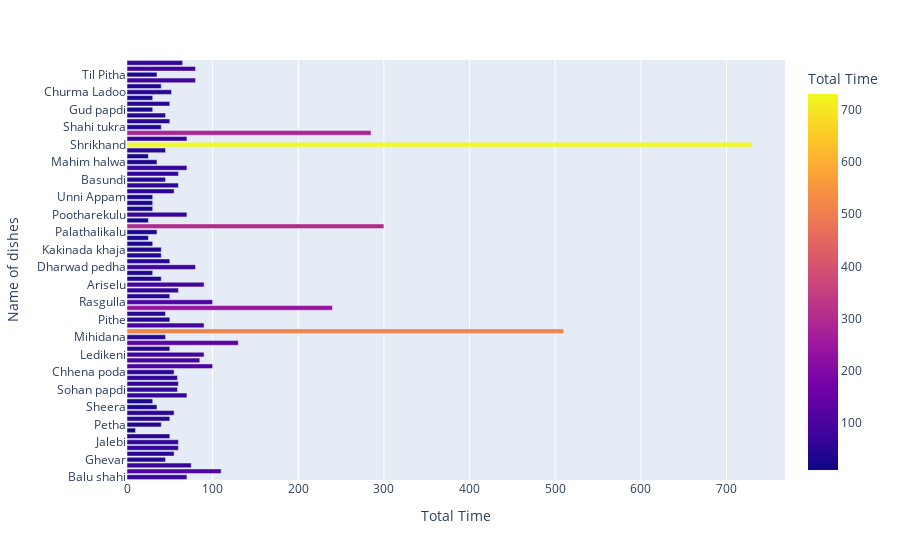

The code cell stored with this chart in its notebook:
### Markdown cell above
### total time had taken by dessert to cook...

### Code cell
fig=px.bar(data_frame=dessert,y='name',x='total_time',orientation='h',color='total_time',
          labels={'name':'Name of dishes','total_time':'Total Time'})
fig.show()

### Figure 1 — Plotly figure (JSON) as saved in the notebook; plotly's stock layout.template omitted (floating-point values rounded to 4 significant figures)
{"data": [{"alignmentgroup": "True", "hovertemplate": "Total Time=%{marker.color}<br>Name of dishes=%{y}<extra></extra>", "legendgroup": "", "marker": {"color": [70, 110, 75, 45, 55, 60, 60, 50, 10, 40, 50, 55, 35, 30, 70, 59, 60, 59, 55, 100, 85, 90, 50, 130, 45, 510, 90, 50, 45, 240, 100, 50, 60, 90, 40, 30, 80, 50, 40, 40, 30, 25, 35, 300, 25, 70, 30, 30, 30, 55, 60, 45, 60, 70, 35, 25, 45, 730, 70, 285, 40, 50, 45, 30, 50, 30, 52, 40, 80, 35, 80, 65], "coloraxis": "coloraxis"}, "name": "", "offsetgroup": "", "orientation": "h", "showlegend": false, "textposition": "auto", "type": "bar", "x": [70, 110, 75, 45, 55, 60, 60, 50, 10, 40, 50, 55, 35, 30, 70, 59, 60, 59, 55, 100, 85, 90, 50, 130, 45, 510, 90, 50, 45, 240, 100, 50, 60, 90, 40, 30, 80, 50, 40, 40, 30, 25, 35, 300, 25, 70, 30, 30, 30, 55, 60, 45, 60, 70, 35, 25, 45, 730, 70, 285, 40, 50, 45, 30, 50, 30, 52, 40, 80, 35, 80, 65], "xaxis": "x", "y": ["Balu shahi", "Boondi", "Gajar ka halwa", "Ghevar", "Gulab jamun", "Imarti", "Jalebi", "Kalakand", "Lassi", "Petha", "Phirni", "Rabri", "Sheera", "Singori", "Sohan halwa", "Sohan papdi", "Chhena jalebi", "Chhena kheeri", "Chhena poda", "Cham cham", "Kheer sagar", "Ledikeni", "Lyangcha", "Malapua", "Mihidana", "Misti doi", "Pantua", "Pithe", "Rasabali", "Ras malai", "Rasgulla", "Sandesh", "Adhirasam", "Ariselu", "Bandar laddu", "Chikki", "Dharwad pedha", "Double ka meetha", "Gavvalu", "Kakinada khaja", "Kuzhi paniyaram", "Mysore pak", "Palathalikalu", "Poornalu", "Pongal", "Pootharekulu", "Qubani ka meetha", "Sheer korma", "Unni Appam", "Kajjikaya", "Anarsa", "Basundi", "Dhondas", "Doodhpak", "Mahim halwa", "Modak", "Shankarpali", "Shrikhand", "Sutar feni", "Chak Hao Kheer", "Shahi tukra", "Coconut vadi", "Dudhi halwa", "Gud papdi", "Mohanthal", "Sukhdi", "Churma Ladoo", "Gheela Pitha", "Goja", "Til Pitha", "Bebinca", "Mawa Bati"], "yaxis": "y"}], "layout": {"barmode": "relative", "coloraxis": {"colorbar": {"title": {"text": "Total Time"}}, "colorscale": [[0, "#0d0887"], [0.1111, "#46039f"], [0.2222, "#7201a8"], [0.3333, "#9c179e"], [0.4444, "#bd3786"], [0.5556, "#d8576b"], [0.6667, "#ed7953"], [0.7778, "#fb9f3a"], [0.8889, "#fdca26"], [1, "#f0f921"]]}, "legend": {"tracegroupgap": 0}, "margin": {"t": 60}, "xaxis": {"anchor": "y", "domain": [0, 1], "title": {"text": "Total Time"}}, "yaxis": {"anchor": "x", "domain": [0, 1], "title": {"text": "Name of dishes"}}}}
